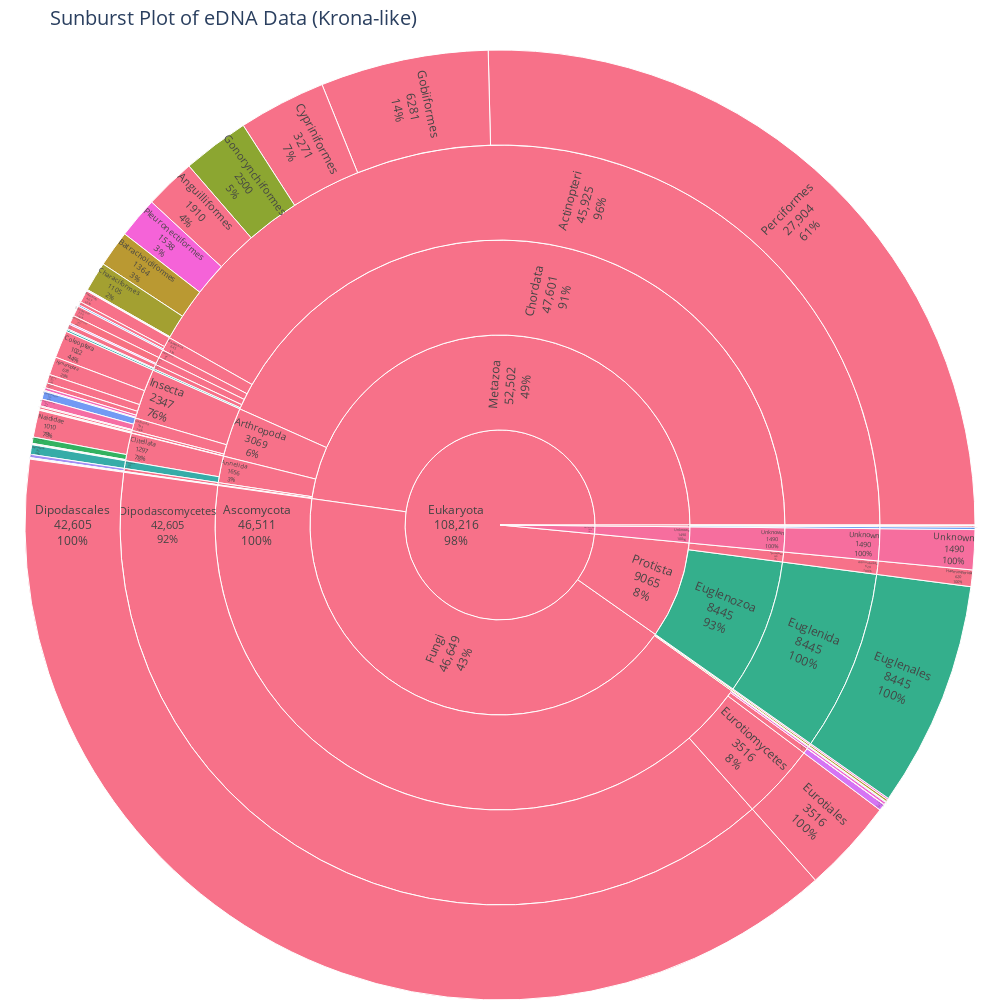

Notebook code for this chart:
### Code cell
import pandas as pd
import plotly.express as px
import seaborn as sns  # Tambahkan seaborn
import os

# 1. Load Data
df = pd.read_csv('eDNA no filter.csv', sep=';')

# 2. Preprocess Data - Auto Sum untuk taxa yang sama
hierarchy = ['superkingdom', 'kingdom', 'phylum', 'class', 'order', 'family', 'genus', 'Species']
df_aggregated = df.groupby(hierarchy)['Total Magnitude'].sum().reset_index()

# 3. Ambil palet warna dari seaborn 'husl'
unique_species = df_aggregated['Species'].nunique()
colors = sns.color_palette('husl', n_colors=unique_species).as_hex()

# 4. Buat Sunburst Plot dengan warna dari seaborn
fig = px.sunburst(
    df_aggregated,
    path=hierarchy,
    values='Total Magnitude',
    color='Species',
    color_discrete_sequence=colors,  # Gunakan palet warna husl
    title='Sunburst Plot of eDNA Data (Krona-like)',
    width=1000,
    height=1000,
    branchvalues='total',
    maxdepth=5
)

# 5. Customize
fig.update_traces(
    textinfo="label+percent parent+value",
    insidetextorientation='radial',
    hovertemplate='<b>%{label}</b><br>Total Magnitude: %{value:,}<br>%{percentParent:.1%} of parent<br>Hierarchy: %{id}',
    textfont=dict(size=12)
)

fig.update_layout(
    margin=dict(t=50, l=0, r=0, b=0),
    title_font=dict(size=20)
)

# 6. Show & Save
os.makedirs('results', exist_ok=True)
fig.write_html(os.path.join('results', 'krona_like_sunburst.html'))
fig.show()

### Figure 1 — Plotly figure (JSON) as saved in the notebook; plotly's stock layout.template omitted (floating-point values rounded to 4 significant figures; data arrays with more than 128 entries replaced by an {"elided": "..."} marker saying what was removed)
{"data": [{"branchvalues": "total", "customdata": {"elided": "399x1 str values"}, "domain": {"x": [0, 1], "y": [0, 1]}, "hovertemplate": "<b>%{label}</b><br>Total Magnitude: %{value:,}<br>%{percentParent:.1%} of parent<br>Hierarchy: %{id}", "ids": {"elided": "399 str values"}, "insidetextorientation": "radial", "labels": {"elided": "399 str values"}, "marker": {"colors": {"elided": "399 str values"}}, "maxdepth": 5, "name": "", "parents": {"elided": "399 str values"}, "textfont": {"size": 12}, "textinfo": "label+percent parent+value", "type": "sunburst", "values": {"elided": "399 float values"}}], "layout": {"height": 1000, "legend": {"tracegroupgap": 0}, "margin": {"b": 0, "l": 0, "r": 0, "t": 50}, "sunburstcolorway": ["#f77189", "#f77181", "#f77279", "#f7736f", "#f77465", "#f77558", "#f87647", "#f77832", "#ef7d32", "#e88232", "#e28532", "#dc8932", "#d78b32", "#d28e32", "#ce9032", "#c99232", "#c59432", "#c19532", "#bd9732", "#ba9932", "#b69a32", "#b29b32", "#ae9d31", "#aa9e31", "#a79f31", "#a3a031", "#9fa231", "#9aa331", "#96a431", "#91a531", "#8ca631", "#86a831", "#80a931", "#7aaa31", "#72ac31", "#69ad31", "#5eaf31", "#50b131", "#3cb331", "#31b341", "#32b253", "#32b260", "#33b169", "#33b171", "#33b078", "#33b07e", "#34b083", "#34af87", "#34af8c", "#34af8f", "#35ae93", "#35ae96", "#35ae9a", "#35ad9d", "#35ada0", "#36ada3", "#36ada5", "#36aca8", "#36acab", "#36acae", "#37abb1", "#37abb3", "#37abb6", "#37aab9", "#37aabc", "#38aac0", "#38a9c3", "#38a9c7", "#38a8cb", "#39a8cf", "#39a7d3", "#3aa6d8", "#3aa5de", "#3ba4e5", "#3ba3ec", "#3ea1f4", "#549ff4", "#659cf4", "#729af4", "#7e97f4", "#8895f4", "#9192f4", "#9a90f4", "#a28df4", "#aa8af4", "#b187f4", "#b884f4", "#bf80f4", "#c67df4", "#ce79f4", "#d574f4", "#dc6ff4", "#e46af4", "#ec63f4", "#f45bf4", "#f45dec", "#f55fe5", "#f561de", "#f563d8", "#f564d2", "#f566cc", "#f667c6", "#f668c0", "#f669bb", "#f66ab5", "#f66bb0", "#f66caa", "#f66da4", "#f66e9e", "#f76f98", "#f77090"], "title": {"font": {"size": 20}, "text": "Sunburst Plot of eDNA Data (Krona-like)"}, "width": 1000}}
